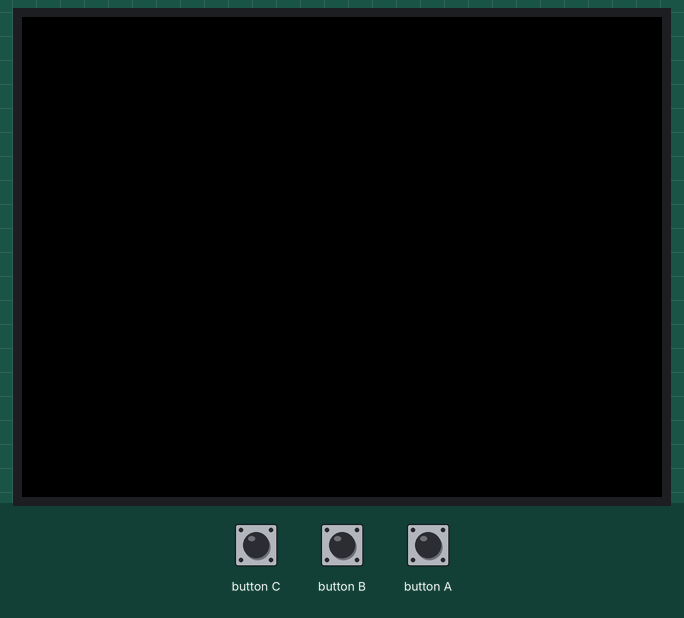
Simulated run of this program. Board: ESP32. Parts: 320×240 colour display. The inputs (shaded band) are chosen by the test bench.

Above: at 1.3 s.
1.4 s: button C pressed for 0.15 s
At 1.53 s:
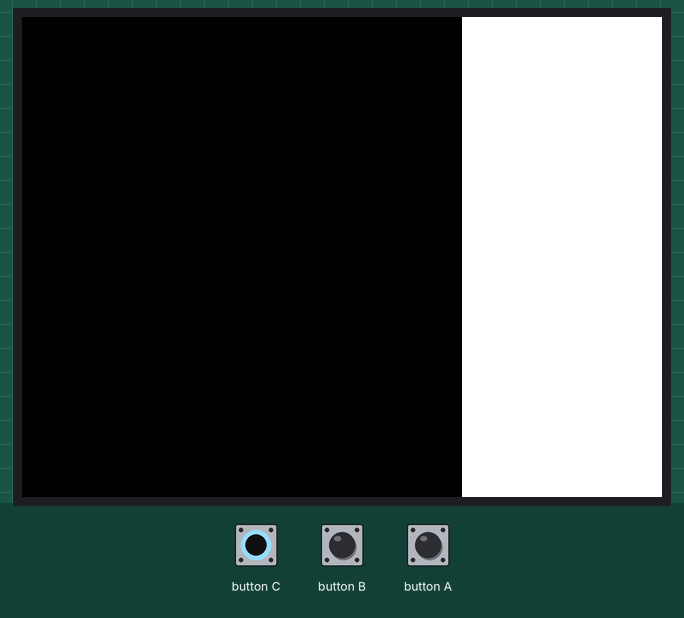
3.0 s: button B pressed for 0.15 s
At 3.18 s:
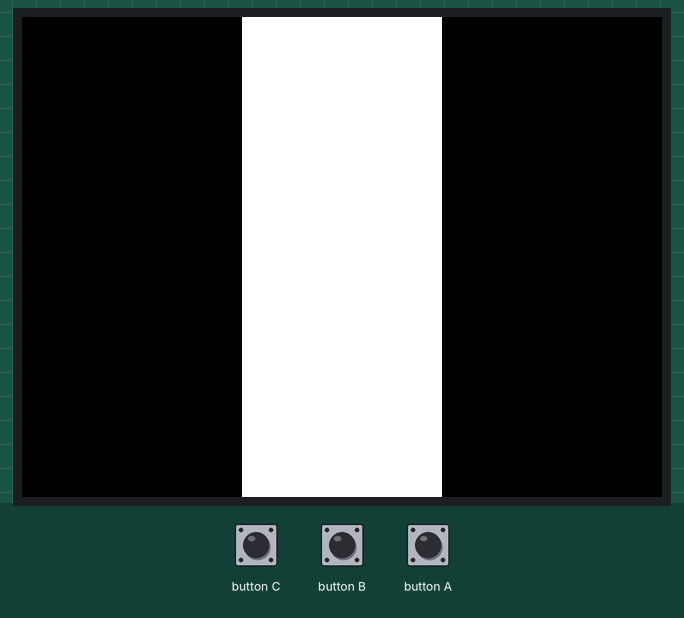
4.7 s: button A pressed for 0.15 s
At 4.83 s:
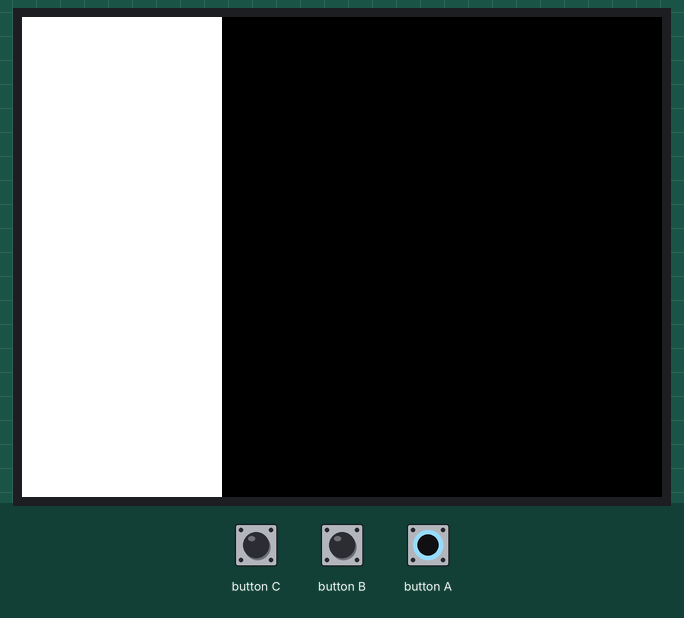
Timing chart, 0 to 7.7 s (numbered marks = the images above; inputs shaded):
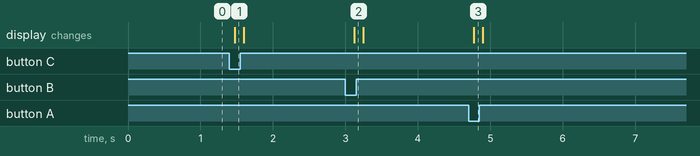

The program:

main.cpp
```cpp
#include <M5Stack.h>

void setup() { M5.begin(); }

void loop() {
  M5.update();  // buttonを使うときはこの行を追加

  // M5.BtnX.wasPressed()は、ボタンが押されたときに1度だけtrueになる。
  if (M5.BtnA.wasPressed()) {
    M5.Lcd.fillRect(0, 0, 100, 240, WHITE);
  }
  // M5.BtnX.wasReleased()は、ボタンを離したときに1度だけtrueになる。
  if (M5.BtnA.wasReleased()) {
    M5.Lcd.fillRect(0, 0, 100, 240, BLACK);
  }

  // ボタンBの処理
  if (M5.BtnB.wasPressed()) {
    M5.Lcd.fillRect(110, 0, 100, 240, WHITE);
  }
  if (M5.BtnB.wasReleased()) {
    M5.Lcd.fillRect(110, 0, 100, 240, BLACK);
  }

  // ボタンCの処理
  if (M5.BtnC.wasPressed()) {
    M5.Lcd.fillRect(220, 0, 100, 240, WHITE);
  }
  if (M5.BtnC.wasReleased()) {
    M5.Lcd.fillRect(220, 0, 100, 240, BLACK);
  }
  delay(100);
}
```

Measured:
- after the input at 1.4 s, the display: changes after 0.07 s (image 1)
- after the input at 3.0 s, the display: changes after 0.12 s (image 2)
- after the input at 4.7 s, the display: changes after 0.07 s (image 3)
